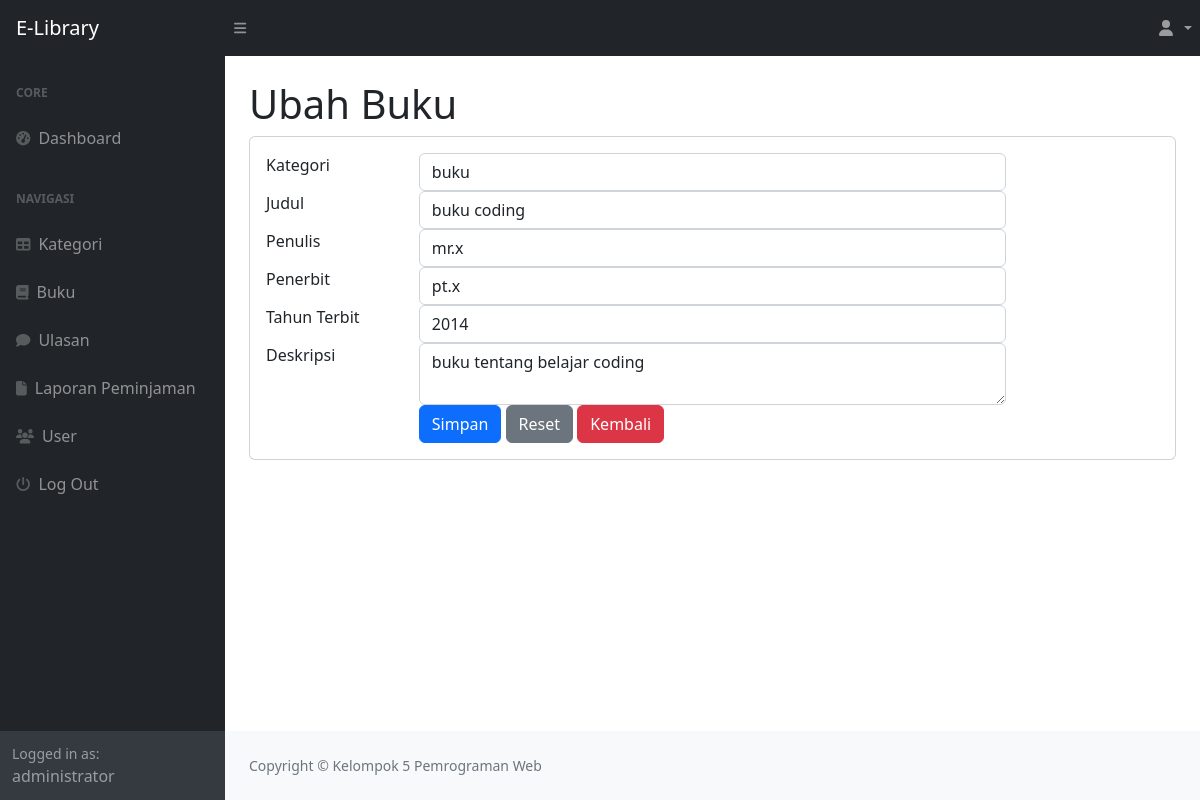
Page /main.php?page=buku_ubah&&id=9 (signed in) on the committed database.
### tables this page shows
CREATE TABLE `buku` (
  `id_buku` int(11) NOT NULL,
  `id_kategori` int(11) DEFAULT NULL,
  `judul` varchar(255) DEFAULT NULL,
  `penulis` varchar(255) DEFAULT NULL,
  `penerbit` varchar(255) DEFAULT NULL,
  `tahun_terbit` varchar(255) DEFAULT NULL,
  `deskripsi` text DEFAULT NULL
);

### buku_ubah.php (the view, shortened to what this page needs)
<?php
include "koneksi.php";
$id = $_GET['id'];
$query = mysqli_query($Koneksi, "SELECT * FROM buku WHERE id_buku='$id'");
$data = mysqli_fetch_array($query);
?>
<h1 class="mt-4">Ubah Buku</h1>
<div class="card">
    <div class="card-body">
        <div class="row">
            <div class="col-md-12">
                <form method="post">
                    <div class="row">
                        <div class="col-md-2">Kategori</div>
                        <div class="col-md-8">
                            <select class="form-control" name="id_kategori" required>
                                <?php
                                $kategori_query = mysqli_query($Koneksi, "SELECT * FROM kategori");
                                while ($kategori = mysqli_fetch_array($kategori_query)) {
                                    $selected = ($data['id_kategori'] == $kategori['id_kategori']) ? 'selected' : '';
                                    echo "<option value='" . $kategori['id_kategori'] . "' $selected>" . $kategori['kategori'] . "</option>";
                                }
                                ?>
                            </select>
                        </div>
                    </div>
                    <div class="row">
                        <div class="col-md-2">Judul</div>
                        <div class="col-md-8"><input type="text" class="form-control" name="judul" value="<?php echo $data['judul']; ?>" required></div>
                    </div>
                    <div class="row">
                        <div class="col-md-2">Penulis</div>
                        <div class="col-md-8"><input type="text" class="form-control" name="penulis" value="<?php echo $data['penulis']; ?>" required></div>
                    </div>
                    <div class="row">
                        <div class="col-md-2">Penerbit</div>
                        <div class="col-md-8"><input type="text" class="form-control" name="penerbit" value="<?php echo $data['penerbit']; ?>" required></div>
                    </div>
                    <div class="row">
                        <div class="col-md-2">Tahun Terbit</div>
                        <div class="col-md-8"><input type="number" class="form-control" name="tahun_terbit" value="<?php echo $data['tahun_terbit']; ?>" required></div>
                    </div>
                    <div class="row">
                        <div class="col-md-2">Deskripsi</div>
                        <div class="col-md-8"><textarea class="form-control" name="deskripsi" required><?php echo $data['deskripsi']; ?></textarea></div>
                    </div>
                    <div class="row">
                        <div class="col-md-2"></div>
                        <div class="col-md-8">
                            <button type="submit" class="btn btn-primary" name="submit" value="submit">Simpan</button>
                            <button type="reset" class="btn btn-secondary">Reset</button>
                            <a href="?page=buku" class="btn btn-danger">Kembali</a>
                        </div>
                    </div>
                </form>
            </div>
        </div>
    </div>
</div>

### rows in the picture
buku: judul "buku coding", penulis "mr.x", penerbit "pt.x", tahun_terbit "2014", deskripsi "buku tentang belajar coding"

### other values in the picture
$_SESSION['user']['nama'] "administrator"
form field id_kategori "buku"
